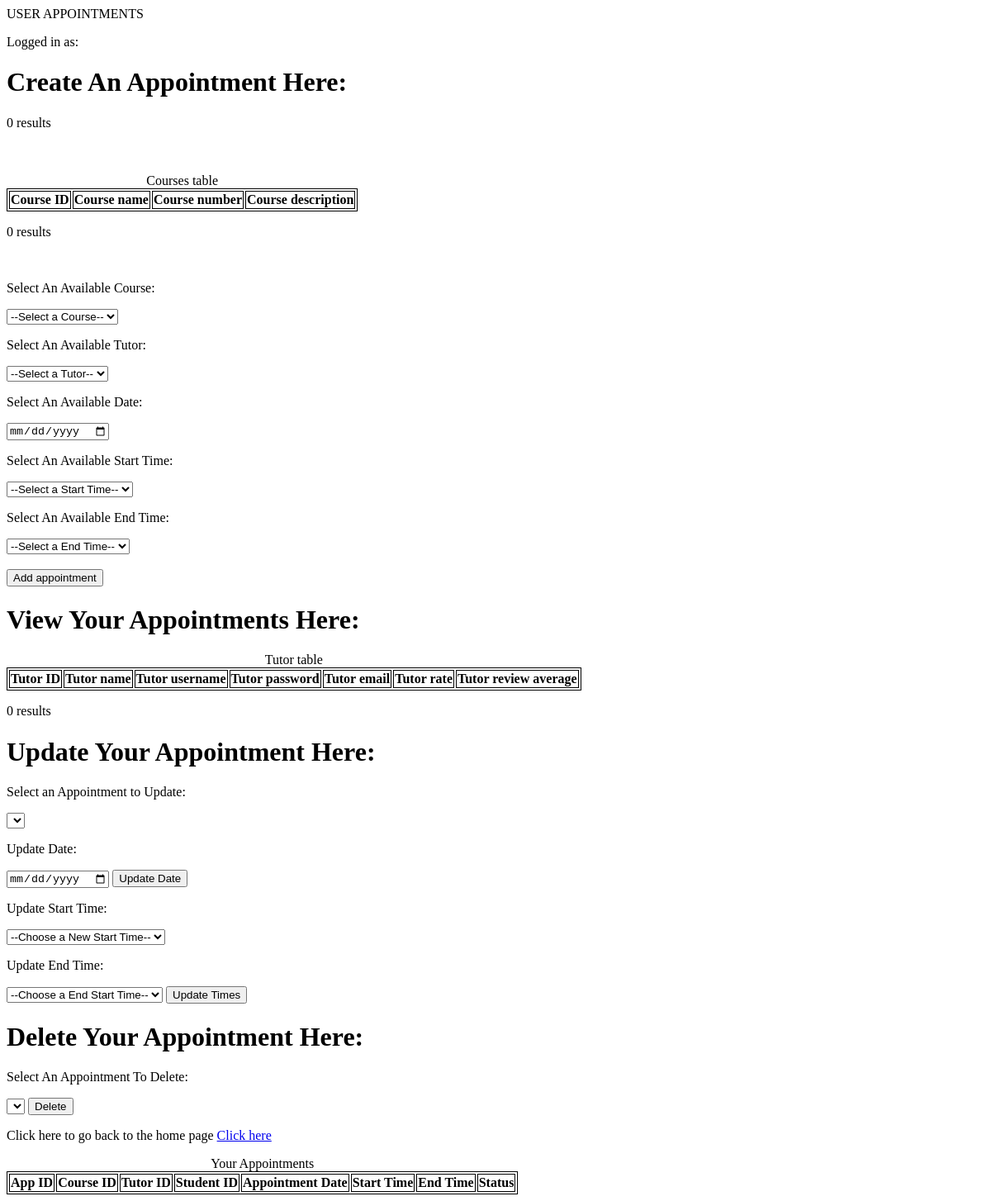
Page /userFiles/userAppointment.php on the earlier database version.
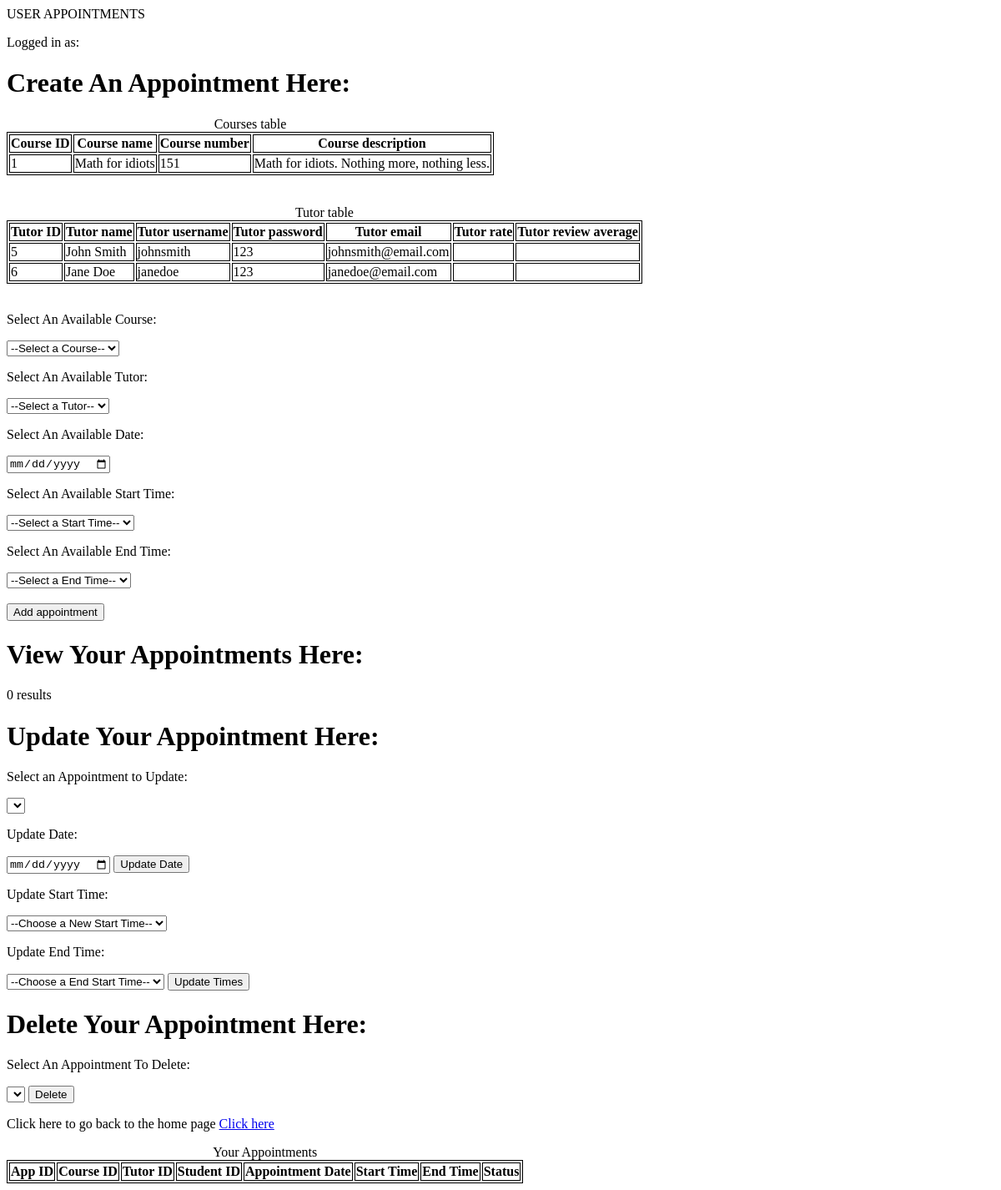
Same page on the later database version.
### tables this page shows
CREATE TABLE `courses` (
  `course_id` int(11) NOT NULL,
  `course_name` text NOT NULL,
  `course_num` int(11) NOT NULL,
  `course_desc` text NOT NULL
);

CREATE TABLE `tutor` (
  `user_id` int(11) NOT NULL,
  `rate` double DEFAULT NULL,
  `review_avrg` double DEFAULT NULL,
  `is_admin` tinyint(1) NOT NULL DEFAULT '0'
);

CREATE TABLE `user` (
  `user_id` int(11) NOT NULL,
  `password` text NOT NULL,
  `user_fname` text NOT NULL,
  `user_lname` text NOT NULL,
  `username` text NOT NULL,
  `email` text NOT NULL,
  `is_tutor` int(11) NOT NULL DEFAULT '0'
);

### userFiles/appointmentBackend.php (the view, shortened to what this page needs)
<?php
$link = mysqli_connect(DB_SERVER, DB_USERNAME, DB_PASSWORD, DB_NAME);
$student_username = $_SESSION["username"];
$query = "SELECT user_id FROM user WHERE username = '$student_username' LIMIT 1";
$result = mysqli_query($link, $query);
$student_id = mysqli_fetch_assoc($result)["user_id"];
$tutor_table = "";
$payload = "SELECT user.user_id, user.user_fname, user.user_lname, user.username, user.password, user.email, tutor.rate, tutor.review_avrg FROM user INNER JOIN tutor ON user.user_id = tutor.user_id";
$result = mysqli_query($link, $payload);
if (mysqli_num_rows($result) > 0) {
	$tutor_table .= "<table><caption>Tutor table</caption><tr><th>Tutor ID</th><th>Tutor name</th><th>Tutor username</th><th>Tutor password</th><th>Tutor email</th><th>Tutor rate</th><th>Tutor review average</th></tr>";
	while ($row = mysqli_fetch_assoc($result)) {
		$tutor_table .= "<tr><td>".$row["user_id"]."</td><td>".$row["user_fname"]." ".$row["user_lname"]."</td><td>".$row["username"]."</td><td>".$row["password"]."</td><td>".$row["email"]."</td><td>".$row["rate"]."</td><td>".$row["review_avrg"]."</td></tr>";
	}
	$tutor_table .= "</table>";
}
else
{
	$tutor_table .= "<table><caption>Tutor table</caption><tr><th>Tutor ID</th><th>Tutor name</th><th>Tutor username</th><th>Tutor password</th><th>Tutor email</th><th>Tutor rate</th><th>Tutor review average</th></tr>";
	$tutor_table .= "<p>0 results</p>";
}
$course_table = "";
$payload = "SELECT * FROM courses";
$result = mysqli_query($link, $payload);
if (mysqli_num_rows($result) > 0) {
	$course_table .= "<table><caption>Courses table</caption><tr><th>Course ID</th><th>Course name</th><th>Course number</th><th>Course description</th></tr>";
	while ($row = mysqli_fetch_assoc($result)) {
		$course_table .= "<tr><td>".$row["course_id"]."</td><td>".$row["course_name"]."</td><td>".$row["course_num"]."</td><td>".$row["course_desc"]."</td></tr>";
	}
	$course_table .= "</table>";
}
else
{
	$course_table .= "<table><caption>Courses table</caption><tr><th>Course ID</th><th>Course name</th><th>Course number</th><th>Course description</th></tr>";
	$course_table .= "<p>0 results</p>";
}
$users_appointments_table = "";
$query = "SELECT * FROM appointments WHERE student_id='$student_id'";
$result = mysqli_query($link, $query);
if (mysqli_num_rows($result) > 0) {
    $users_appointments_table .= "<table><caption>Your Appointments</caption><tr><th>App ID</th><th>Course ID</th><th>Tutor ID</th><th>Student ID</th><th>Appointment Date</th><th>Start Time</th><th>End Time</th><th>Status</th></tr>";
	while ($row = mysqli_fetch_assoc($result)) {
		$users_appointments_table .= "<tr>  <td>".$row["app_id"]."</td> <td>".$row["course_id"]."</td> <td> ".$row["tutor_id"]."</td> <td>".$row["student_id"]."</td> <td>".$row["appoint_date"]."</td> <td>".$row["appoint_start_time"]."</td> <td>".$row["appoint_end_time"]."</td> <td>".$row["status"]."</td></tr>";
	}
	$users_appointments_table .= "</table>";
}
else
{
    $users_appointments_table .= "<table><caption>Your Appointments</caption><tr><th>App ID</th><th>Course ID</th><th>Tutor ID</th><th>Student ID</th><th>Appointment Date</th><th>Start Time</th><th>End Time</th><th>Status</th></tr>";
	$users_appointments_table .= "<p>0 results</p>";
}
?>

Differences in the rows shown:
added courses: course_id "1", course_name "Math for idiots", course_num "151", course_desc "Math for idiots. Nothing more, nothing less."
added tutor: user_id.user_id "5", user_id.user_fname "John", user_id.user_lname "Smith", user_id.username "johnsmith", user_id.password "123", user_id.email "johnsmith@email.com"
added tutor: user_id.user_id "6", user_id.user_fname "Jane", user_id.user_lname "Doe", user_id.username "janedoe", user_id.password "123", user_id.email "janedoe@email.com"
Other differences:
text no longer shown: "0 results 0 results"
